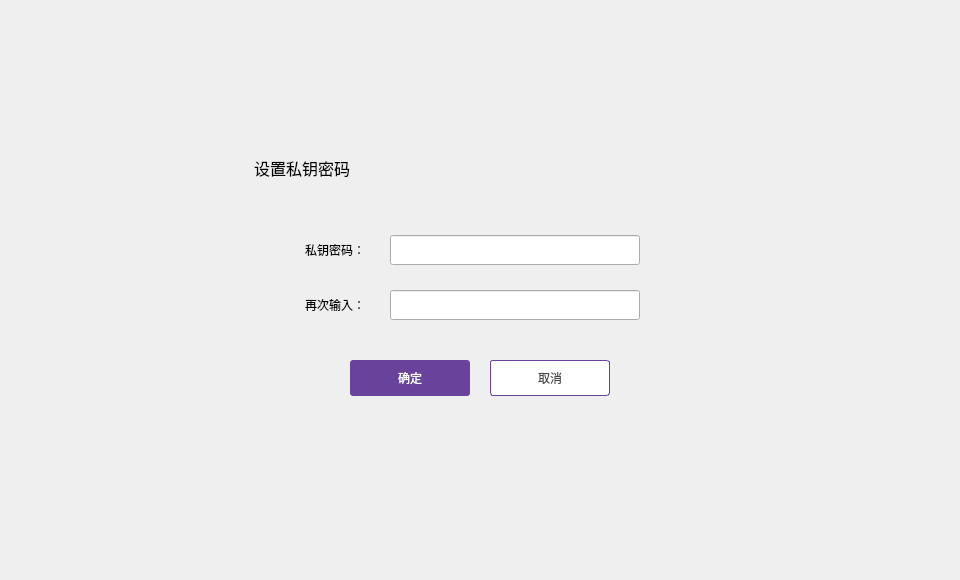
<?xml version="1.0" encoding="UTF-8"?>
<ui version="4.0">
 <class>ExportSetPwdDialog</class>
 <widget class="QDialog" name="ExportSetPwdDialog">
  <property name="geometry">
   <rect>
    <x>0</x>
    <y>0</y>
    <width>960</width>
    <height>580</height>
   </rect>
  </property>
  <property name="windowTitle">
   <string>Dialog</string>
  </property>
  <widget class="QWidget" name="widget" native="true">
   <property name="geometry">
    <rect>
     <x>0</x>
     <y>0</y>
     <width>960</width>
     <height>580</height>
    </rect>
   </property>
   <widget class="QWidget" name="containerWidget" native="true">
    <property name="geometry">
     <rect>
      <x>230</x>
      <y>140</y>
      <width>500</width>
      <height>300</height>
     </rect>
    </property>
    <property name="font">
     <font>
      <family>微软雅黑</family>
     </font>
    </property>
    <widget class="QLabel" name="contactLabel2">
     <property name="geometry">
      <rect>
       <x>24</x>
       <y>17</y>
       <width>171</width>
       <height>21</height>
      </rect>
     </property>
     <property name="font">
      <font>
       <family>微软雅黑</family>
       <pointsize>12</pointsize>
      </font>
     </property>
     <property name="styleSheet">
      <string notr="true"/>
     </property>
     <property name="text">
      <string>设置私钥密码</string>
     </property>
    </widget>
    <widget class="QToolButton" name="cancelBtn">
     <property name="geometry">
      <rect>
       <x>260</x>
       <y>220</y>
       <width>120</width>
       <height>36</height>
      </rect>
     </property>
     <property name="font">
      <font>
       <family>微软雅黑</family>
      </font>
     </property>
     <property name="cursor">
      <cursorShape>PointingHandCursor</cursorShape>
     </property>
     <property name="focusPolicy">
      <enum>Qt::NoFocus</enum>
     </property>
     <property name="styleSheet">
      <string notr="true">QToolButton{background-color:#ffffff;color:#484848;border:1px solid rgb(105,67,155);border-radius:3px;}
QToolButton:hover{color:rgb(105,67,155);}</string>
     </property>
     <property name="text">
      <string>取消</string>
     </property>
    </widget>
    <widget class="QToolButton" name="okBtn">
     <property name="geometry">
      <rect>
       <x>120</x>
       <y>220</y>
       <width>120</width>
       <height>36</height>
      </rect>
     </property>
     <property name="font">
      <font>
       <family>微软雅黑</family>
      </font>
     </property>
     <property name="cursor">
      <cursorShape>PointingHandCursor</cursorShape>
     </property>
     <property name="focusPolicy">
      <enum>Qt::NoFocus</enum>
     </property>
     <property name="styleSheet">
      <string notr="true">QToolButton{background-color:rgb(105,67,155);color:#ffffff;border:none;border-radius:3px;}
QToolButton:hover{background-color:rgb(125,87,180);}
QToolButton:disabled{background-color:#cecece;}</string>
     </property>
     <property name="text">
      <string>确定</string>
     </property>
    </widget>
    <widget class="QLabel" name="tipLabel2">
     <property name="geometry">
      <rect>
       <x>335</x>
       <y>220</y>
       <width>151</width>
       <height>16</height>
      </rect>
     </property>
     <property name="styleSheet">
      <string notr="true">color: rgb(255, 0, 0);</string>
     </property>
     <property name="text">
      <string/>
     </property>
    </widget>
    <widget class="QLabel" name="label_9">
     <property name="geometry">
      <rect>
       <x>55</x>
       <y>95</y>
       <width>80</width>
       <height>30</height>
      </rect>
     </property>
     <property name="font">
      <font>
       <family>微软雅黑</family>
       <stylestrategy>PreferDefault</stylestrategy>
      </font>
     </property>
     <property name="text">
      <string>私钥密码：</string>
     </property>
     <property name="alignment">
      <set>Qt::AlignRight|Qt::AlignTrailing|Qt::AlignVCenter</set>
     </property>
    </widget>
    <widget class="QLineEdit" name="confirmPwdLineEdit">
     <property name="geometry">
      <rect>
       <x>160</x>
       <y>150</y>
       <width>250</width>
       <height>30</height>
      </rect>
     </property>
     <property name="font">
      <font>
       <family>微软雅黑</family>
      </font>
     </property>
     <property name="contextMenuPolicy">
      <enum>Qt::DefaultContextMenu</enum>
     </property>
     <property name="echoMode">
      <enum>QLineEdit::Password</enum>
     </property>
    </widget>
    <widget class="QLabel" name="tipLabel">
     <property name="geometry">
      <rect>
       <x>335</x>
       <y>165</y>
       <width>151</width>
       <height>16</height>
      </rect>
     </property>
     <property name="styleSheet">
      <string notr="true">color: rgb(255, 0, 0);</string>
     </property>
     <property name="text">
      <string/>
     </property>
    </widget>
    <widget class="QLabel" name="label_7">
     <property name="geometry">
      <rect>
       <x>55</x>
       <y>150</y>
       <width>80</width>
       <height>30</height>
      </rect>
     </property>
     <property name="font">
      <font>
       <family>微软雅黑</family>
       <stylestrategy>PreferDefault</stylestrategy>
      </font>
     </property>
     <property name="text">
      <string>再次输入：</string>
     </property>
     <property name="alignment">
      <set>Qt::AlignRight|Qt::AlignTrailing|Qt::AlignVCenter</set>
     </property>
    </widget>
    <widget class="QLineEdit" name="pkPwdLineEdit">
     <property name="geometry">
      <rect>
       <x>160</x>
       <y>95</y>
       <width>250</width>
       <height>30</height>
      </rect>
     </property>
     <property name="font">
      <font>
       <family>微软雅黑</family>
      </font>
     </property>
     <property name="contextMenuPolicy">
      <enum>Qt::DefaultContextMenu</enum>
     </property>
     <property name="echoMode">
      <enum>QLineEdit::Password</enum>
     </property>
    </widget>
   </widget>
  </widget>
 </widget>
 <tabstops>
  <tabstop>pkPwdLineEdit</tabstop>
  <tabstop>confirmPwdLineEdit</tabstop>
 </tabstops>
 <resources/>
 <connections/>
</ui>
